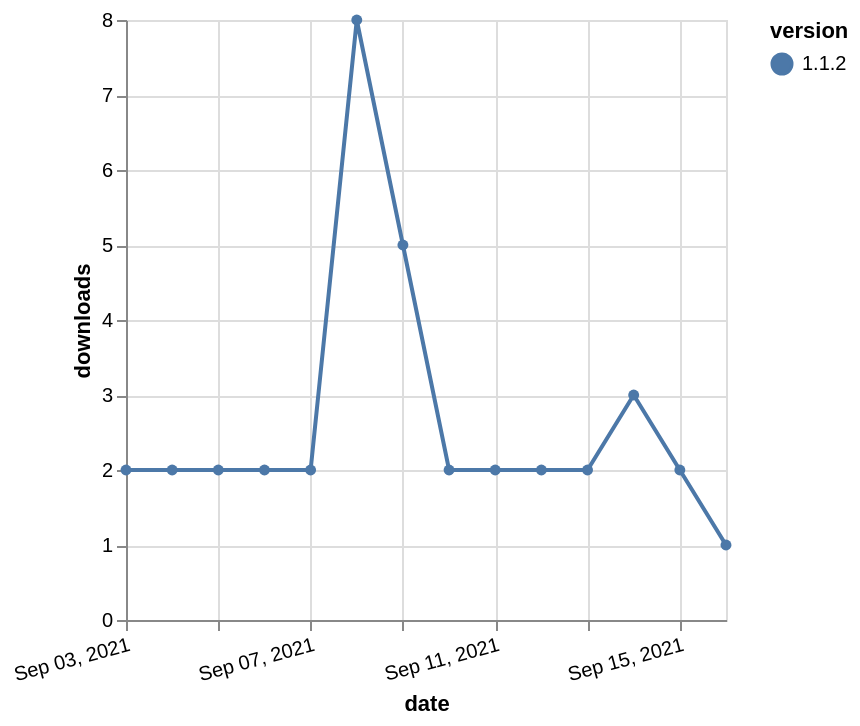

Specify this chart in Vega-Lite:
### Vega-Lite specification from a JSON file in a GitHub repository (floating-point values rounded to 4 significant figures)
{"$schema": "https://vega.github.io/schema/vega-lite/v5.json", "description": "A simple bar chart with embedded data.", "data": {"values": [{"date": "2021-09-03", "total": 1147, "delta": 2, "version": "1.1.2"}, {"date": "2021-09-04", "total": 1149, "delta": 2, "version": "1.1.2"}, {"date": "2021-09-05", "total": 1151, "delta": 2, "version": "1.1.2"}, {"date": "2021-09-06", "total": 1153, "delta": 2, "version": "1.1.2"}, {"date": "2021-09-07", "total": 1155, "delta": 2, "version": "1.1.2"}, {"date": "2021-09-08", "total": 1163, "delta": 8, "version": "1.1.2"}, {"date": "2021-09-09", "total": 1168, "delta": 5, "version": "1.1.2"}, {"date": "2021-09-10", "total": 1170, "delta": 2, "version": "1.1.2"}, {"date": "2021-09-11", "total": 1172, "delta": 2, "version": "1.1.2"}, {"date": "2021-09-12", "total": 1174, "delta": 2, "version": "1.1.2"}, {"date": "2021-09-13", "total": 1176, "delta": 2, "version": "1.1.2"}, {"date": "2021-09-14", "total": 1179, "delta": 3, "version": "1.1.2"}, {"date": "2021-09-15", "total": 1181, "delta": 2, "version": "1.1.2"}, {"date": "2021-09-16", "total": 1182, "delta": 1, "version": "1.1.2"}]}, "width": "container", "mark": {"type": "line", "point": {"filled": true}}, "encoding": {"x": {"field": "date", "type": "temporal", "timeUnit": "yearmonthdate", "title": "date", "axis": {"labelAngle": -15}}, "y": {"field": "delta", "type": "quantitative", "title": "downloads"}, "color": {"field": "version", "type": "nominal"}, "tooltip": {"field": "delta"}}}
